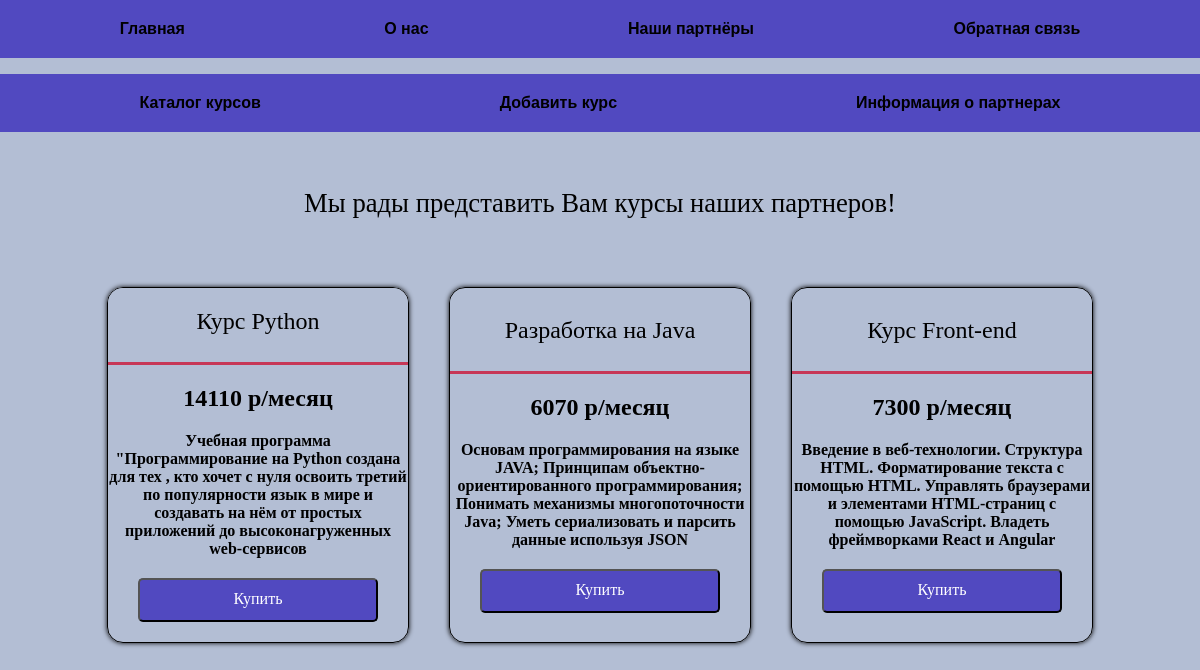
Page /post on the committed database.
### tables this page shows
CREATE TABLE posts(
id INTEGER PRIMARY KEY AUTOINCREMENT,
title TEXT NOT NULL,
text TEXT NOT NULL,
post TEXT NOT NULL
);

### DZ47 -48 Glubokov NN Flask_app/main.py (the view)
@app.route('/post')
def show_post():
    db = get_db()
    dbase = FDataBase(db)
    return render_template('post.html', menu=menu, posts=dbase.get_post(), psmenu=psmenu)

### DZ47 -48 Glubokov NN Flask_app/FDataBase.py (called while the page is built)
    def get_post(self):
        try:
            self.__cur.execute(f"SELECT * FROM posts")
            res = self.__cur.fetchall()
            if res:
                return res
        except sqlite3.Error as e:
            print("Ошибка получения статьи из БД" + str(e))
        return False, False

### DZ47 -48 Glubokov NN Flask_app/main.py (called while the page is built)
def connect_db():
    con = sqlite3.connect(app.config['DATABASE'])
    con.row_factory = sqlite3.Row
    return con

def get_db():
    if not hasattr(g, 'link_db'):
        g.link_db = connect_db()
    return g.link_db

### DZ47 -48 Glubokov NN Flask_app/templates/post.html
{% extends 'base.html' %}
{% block content %}
{{ super() }}
<h1 class="menu"> Мы рады представить Вам курсы наших партнеров!</h1>
<div class="auto">
    {% for i in posts %}
     {% if i  %}
<div class="auto card">
     <div>
         <p class="menu spec"> {{i.title}}</p>
                <hr size="3px"; color="#c73756">
                        <h2>{{i.post}} р/месяц</h2>
                <td> {{i.text}}</td>
         <button class="kn1"><a class="spec">Купить</a></button>
</div>
    </div>
    {% endif %}
    {% endfor %}
{% endblock %}

### DZ47 -48 Glubokov NN Flask_app/templates/base.html (shortened to what this page needs)
<!DOCTYPE html>
<html lang="en">
<head>
    <link rel="stylesheet" href="{{ url_for('static', filename='css/style.css') }}">
</head>
<body>
{% block content %}
{% block mainmenu %}
<ul class="menu">
    {%for i in menu %}
    <li><a href="{{i.url}}">{{i.name}}</a></li>
    {% endfor %}</ul>
{% endblock mainmenu %}
{% if psmenu %}
{% block psmenu %}
<ul class="menu">
    {%for i in psmenu %}
    <li><a href="{{i.url}}">{{i.name}}</a></li>
    {% endfor %}</ul>
{% endblock psmenu %}
{% endif %}
<div class="content">
{% endblock content %}
 </div>
</body>
</html>

### DZ47 -48 Glubokov NN Flask_app/static/css/style.css (style rules this page uses)
body { background: rgb(179, 190, 212); margin: 0; padding: 0; font-family: Verdana, Geneva, Tahoma, sans-serif; }
.menu { display: flex; justify-content: space-around; list-style: none; background: rgb(81, 73, 192); padding: 20px; box-sizing: border-box; margin-top: 0; }
.content { max-width: 1200px; margin: 0 auto; padding: 20px; box-sizing: border-box; }
.menu a { font-weight: bold; text-decoration: none; color: black; }
ul { list-style: none; padding: 0; }
.auto { display: flex; flex-direction: row; flex-wrap: wrap; justify-content: center; flex-basis: auto; text-align: center; padding: 10px; margin: 10px; }
.auto.card { display: flex; width:300px; border: 1px solid black; margin: 20px; flex-direction: column; flex-wrap: wrap; padding: 0px; border-radius: 1em; overflow: hidden; border-collapse: collapse; font-family: Georgia, 'Times New Roman', Times, serif; box-shadow: 0 0 5px; min-height: 30px; font-weight: bolder; text-align:center }
p.spec { height:50px; justify-content: center; text-align: center; }
hr { width: 100% }
h1.menu { background: rgb(179, 190, 212); font: 20pt 'Times New Roman'; text-align:center }
p.menu.spec { background: rgb(179, 190, 212); font: 18pt 'Times New Roman' ; text-align:center }
button.kn1 { padding: 20px; margin:20px; border-radius: 5px; color: white; background: rgb(81, 73, 192); width:80%; height:20px; justify-content: center; }
a.spec { display: flex; justify-content: center; margin:-10px; font: 12pt 'Times New Roman'; }

### rows in the picture
posts: title "Курс Python", post "14110", text "Учебная программа \"Программирование на Python создана для тех , кто хочет с нуля освоить третий по популярности язык в мире и создавать на нём от простых приложений до высоконагруженных web-сервисов"
posts: title "Разработка на Java", post "6070", text "Основам программирования на языке JAVA; Принципам объектно-ориентированного программирования; Понимать механизмы многопоточности Java; Уметь сериализовать и парсить данные используя JSON"
posts: title "Курс Front-end", post "7300", text "Введение в веб-технологии. Структура HTML. Форматирование текста с помощью HTML. Управлять браузерами и элементами HTML-страниц с помощью JavaScript. Владеть фреймворками React и Angular"

### other values in the picture
{{ i.name }} "Главная" "О нас" "Наши партнёры" "Обратная связь"
{{ i.name }} "Каталог курсов" "Добавить курс" "Информация о партнерах"
